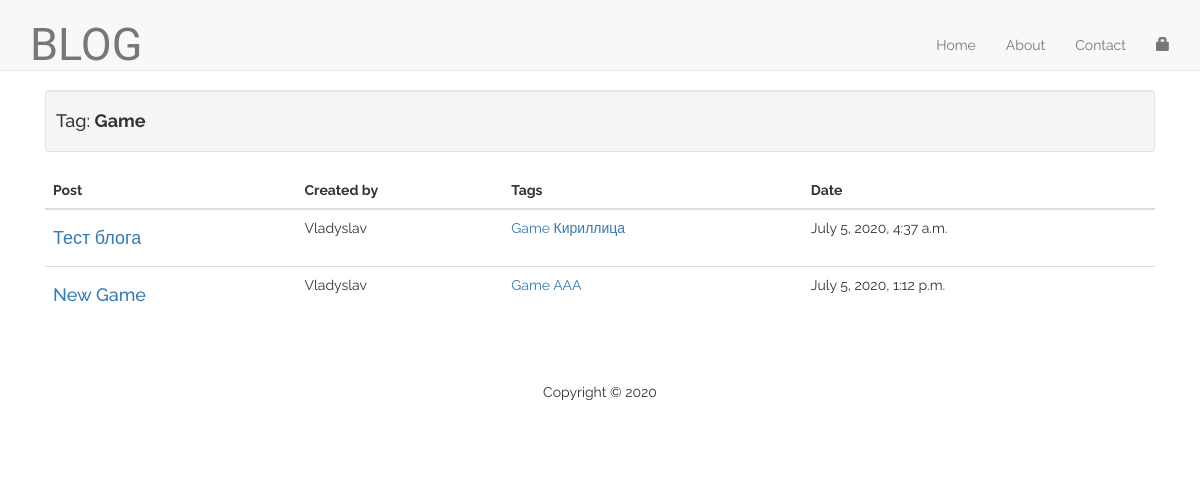
Page /tags/1/ on the committed database.
### blog/models.py (models this page shows, shortened)
class Tag(models.Model):
    name = models.CharField(max_length=64, unique=True)
    def __str__(self):
        return self.name

class Post(models.Model):
    author = models.ForeignKey('auth.User')
    tags = models.ManyToManyField(Tag, related_name='posts')
    title = models.CharField(max_length=256)
    text = models.TextField()
    created_at = models.DateTimeField(default=timezone.now)
    published_at = models.DateTimeField(blank=True, null=True)

### blog/views/tag.py (the view)
# urls.py: url(r'^tags/(?P<pk>[0-9]+)/$', tag.FilterByTagView.as_view(), name='filter_by_tag'),
class FilterByTagView(DetailView):
    template_name = 'blog/tag_specific.html'
    model = Tag
    def get_context_data(self, **kwargs):
        context = super(FilterByTagView, self).get_context_data(**kwargs)
        context['posts'] = kwargs['object'].posts.filter(published_at__isnull=False).order_by('published_at')
        context['tags'] = kwargs['object']
        return context

### blog/templates/blog/tag_specific.html
{% extends "blog/base.html" %}
{% block content %}
    <div class="col-md-12">
          <div class="well">
              <h4>Tag: <b>{{ tag }}</b> </h4>
          </div>
          <table class="table table-hover">
              <thead>
                  <tr>
                      <th>Post</th>
                      <th>Created by</th>
                      <th>Tags</th>
                      <th>Date</th>
                  </tr>
              </thead>
              <tbody>
              {% for post in posts %}
                  <tr>
                      <td><h4><a href="{% url 'post_detail' pk=post.pk %}">{{ post.title }}</a></h4></td>
                      <td>{{ post.author.username }}</td>
                      <td>
                          {% for tag in post.tags.all %}
                              <a href="{% url 'filter_by_tag' pk=tag.pk %}">{{ tag.name }}</a>
                          {% endfor %}
                      </td>
                      <td>{{ post.published_at }}</td>
                  </tr>
              {% endfor %}
              </tbody>
          </table>
          <br/><br/>
    </div>
{% endblock %}

### blog/static/css/blog-home.css (style rules this page uses)
body { padding-top: 70px; font-family: 'Raleway', sans-serif; }
.well { min-height: 20px; padding: 10px; margin-bottom: 20px; background-color: #f5f5f5; border: 1px solid #e3e3e3; border-radius: 4px; -webkit-box-shadow: inset 0 1px 1px rgba(0,0,0,.05); box-shadow: inset 0 1px 1px rgba(0,0,0,.05); }
.table { padding: 10px 18px; border-bottom: 0px solid #111; font-style: underline; border-top: #fff; border-bottom: #fff; }

### rows in the picture
Tag: name "Game"
Post: title "Тест блога", author.username "Vladyslav", published_at "July 5, 2020, 4:37 a.m."
Tag: name "Кириллица"
Post: title "New Game", author.username "Vladyslav", published_at "July 5, 2020, 1:12 p.m."
Tag: name "AAA"
